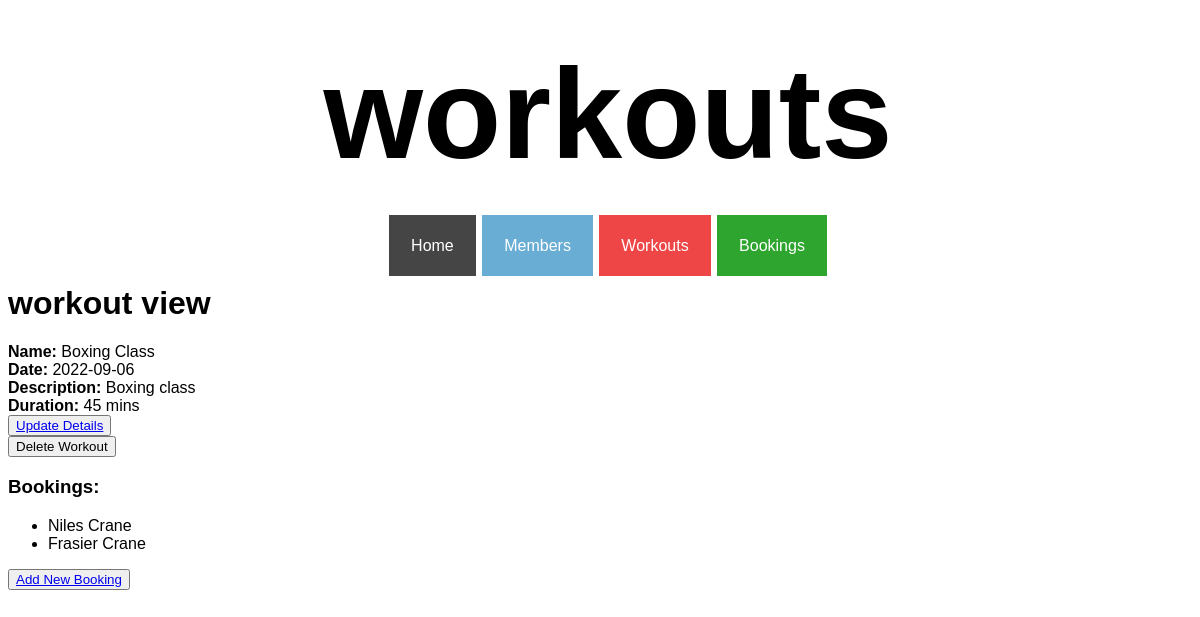
The page /workouts/40 on the database as committed earlier.
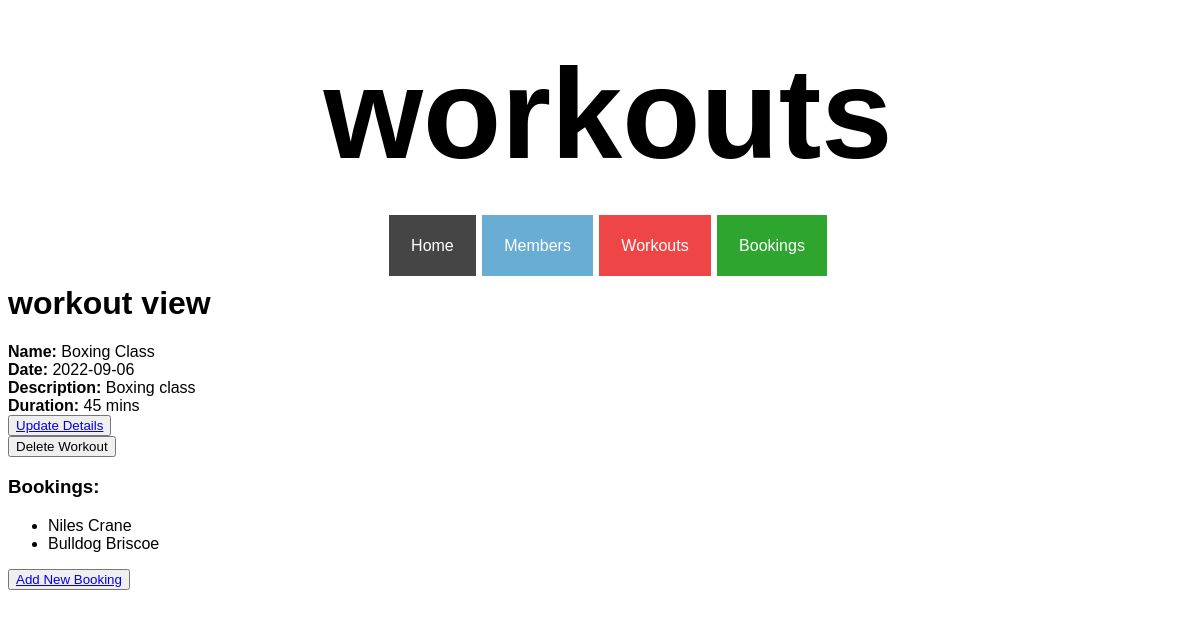
The same page on the database as committed later.
### tables this page shows
CREATE TABLE members (
    id INTEGER PRIMARY KEY AUTOINCREMENT,
    first_name VARCHAR,
    last_name VARCHAR,
    dob DATE
);

### controllers/workout_controller.py (the view)
@workouts_blueprint.route("/workouts/<id>")
def workout_show(id):
    route_name = "workouts"
    workout = workout_repository.select(id)
    members = workout_repository.get_members(workout)
    return render_template("workouts/show.html", route_name=route_name, workout=workout, members=members)

### db/run_sql.py (called while the page is built)
def get_db():
    path = os.path.dirname(os.path.abspath(__file__))
    db = os.path.join(path, "gym_db.db")
    conn = sqlite3.connect(db)
    conn.execute("PRAGMA foreign_keys = 1")
    conn.row_factory = sqlite3.Row
    return conn

def run_sql(sql, values = []):
    db = get_db()
    cursor = db.cursor()
    cursor.execute(sql, values)
    results = cursor.fetchall()
    db.commit()
    db.close()
    return results

### repositories/workout_repository.py (called while the page is built)
def select(id):
    workout = None
    sql = "SELECT * FROM workouts where id = ?"
    values = [id]
    result = run_sql(sql, values)[0]
    if result is not None:
        workout = Workout(result['name'], result['date'], result['description'], result['duration'], result['id'])
    return workout

def get_members(workout):
    members = []
    sql = "SELECT members.* from members INNER JOIN bookings ON members.id = bookings.member_id WHERE workout_id = ?"
    values = [workout.id]
    results = run_sql(sql, values)
    for row in results:
        member = Member(row['first_name'], row['last_name'], row['dob'], row['id'])
        members.append(member)
    return members

### templates/workouts/show.html
{% extends 'base.html' %}
{% block content %}
<h1>workout view</h1>
<div>
    <b>Name: </b> {{workout.name}}
</div>
<div>
    <b>Date: </b> {{workout.date}}
</div>
<div>
    <b>Description: </b> {{workout.description}}
</div>
<div>
    <b>Duration: </b> {{workout.duration}} mins
</div>
<button>
    <a href="/workouts/{{workout.id}}/update">Update Details</a>
</button>
<form action="/workouts/{{workout.id}}/delete" method="POST">
    <button>Delete Workout</button>
</form>
<h3>Bookings:</h3>
<ul>
    {% for member in members %}
    <li>{{member.first_name}} {{member.last_name}}</li>
    {% endfor %}
</ul>
<button>
    <a href="/bookings/create">Add New Booking</a>
</button>
{% endblock %}

Rows that differ between the two databases and show on the page:
removed members: first_name "Frasier", last_name "Crane"
now on this page (row unchanged): members: first_name "Bulldog", last_name "Briscoe"
